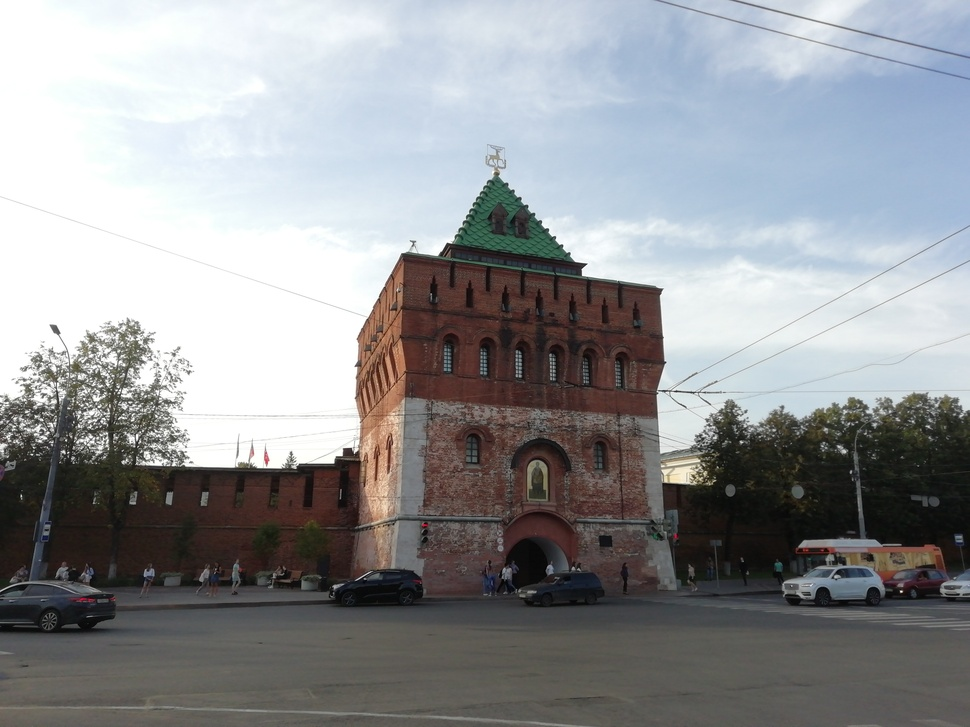
#> input picture Task 2/example.jpg, 970 x 727 px, shrunk from 4160 x 3120 before the run
$ jupyter execute transform.ipynb
#> lines starting #> are read from the running program, lines starting #| are printed output that depends on the picture; after the words box and inside, x2 and y2 are one past the last pixel; in counts of white or black regions, pixels touching at a corner belong together
[cell 1]
import cv2
import numpy as np
from matplotlib import pyplot as plt

[cell 2]
def sigma(x):
    return 1 / (1 + np.exp(-x))

[cell 3]
img = cv2.imread("example.jpg")
#> img is the input picture: shape (727, 970, 3); mean B, G, R 150.4, 147.7, 145.8
plt.imshow(img)

[cell 4]
img = cv2.cvtColor(img, cv2.COLOR_BGR2YUV)
#> img: shape (727, 970, 3); mean of channels 0, 1, 2 147.5, 129.5, 126.5
y = cv2.cvtColor(cv2.merge([img[:, :, 0]]*3), cv2.COLOR_BGR2GRAY)
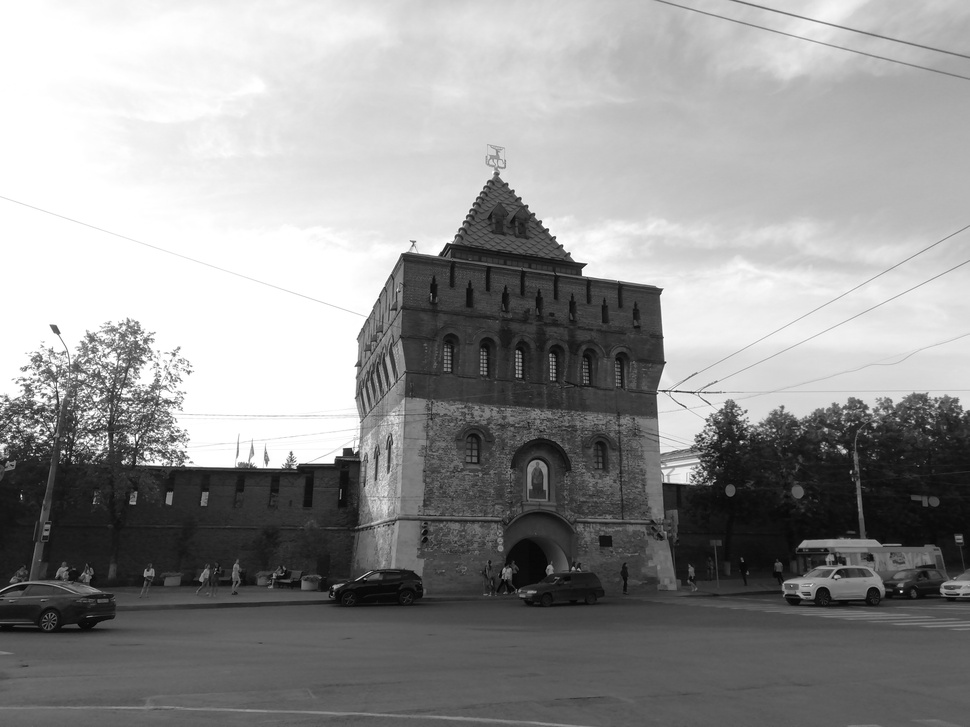
#> y: shape (727, 970); min 0, max 255, mean 147.5
plt.imshow(y)

[cell 5]
y_equalize = cv2.equalizeHist(y)
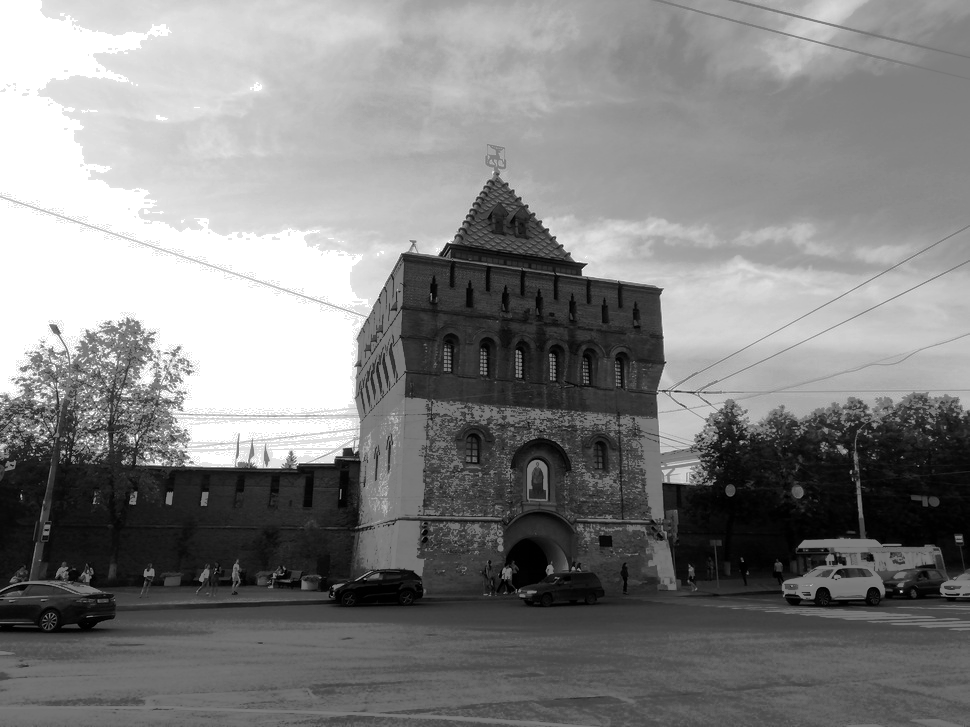
#> y_equalize: shape (727, 970); min 0, max 255, mean 129.6
plt.imshow(y_equalize)

[cell 6]
Canny = cv2.Canny(y_equalize, 100, 200)
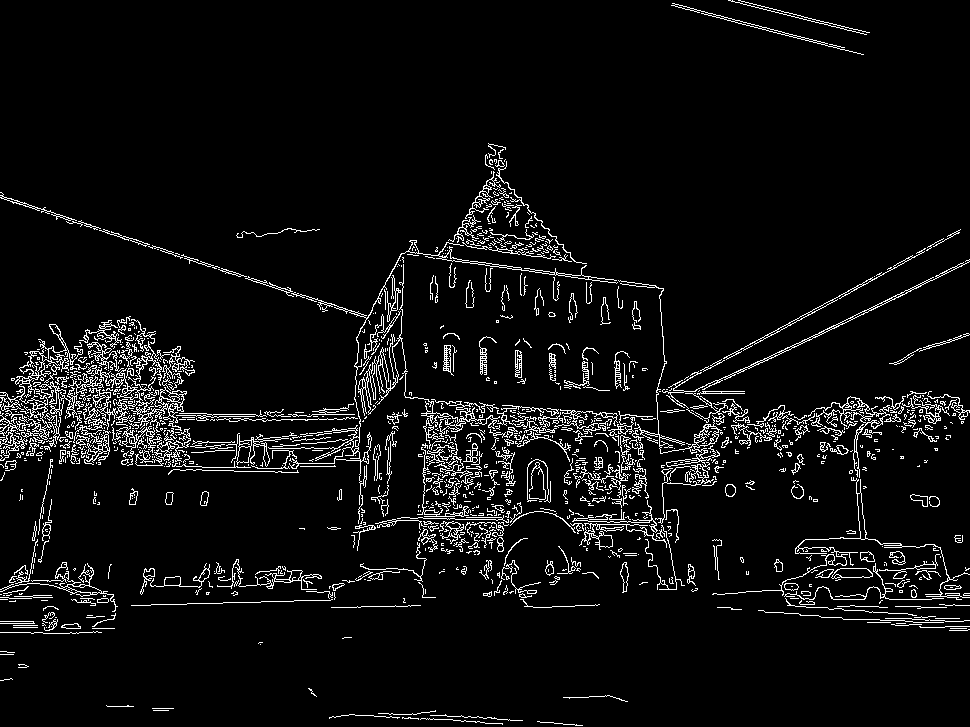
#> Canny: shape (727, 970); 5.7% white in thin lines or dots
plt.imshow(Canny)

[cell 7]
dst = cv2.cornerHarris(Canny, 5, 3, 4e-3)
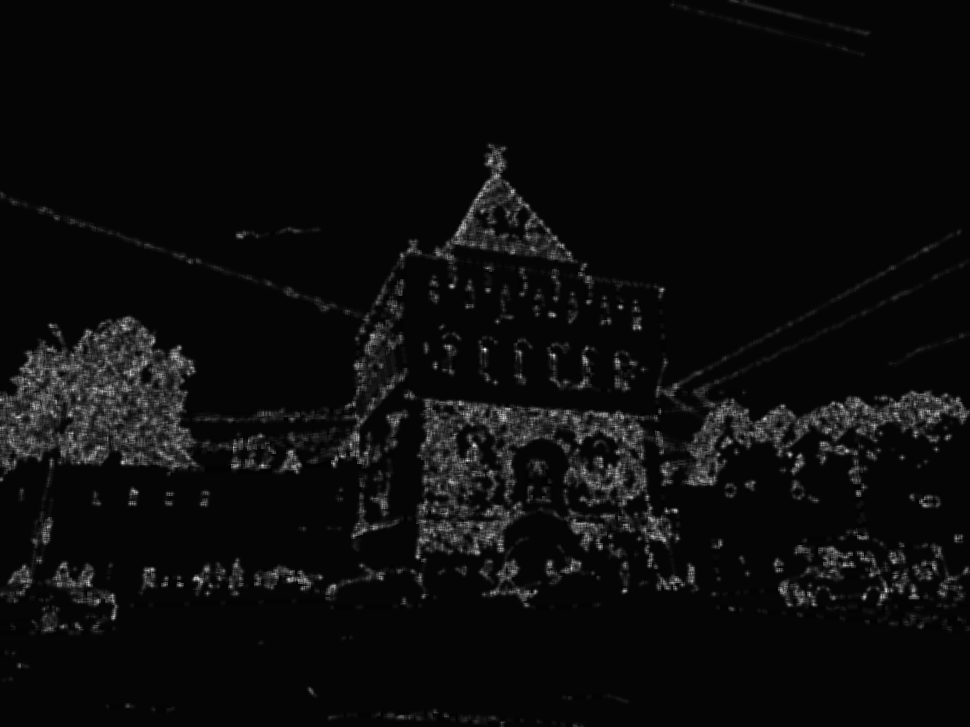
#> dst: shape (727, 970) float32; min -0.00256, max 0.121, mean 0.00347; drawn with min black and max white
dst

[cell 8]
dst_norm = np.empty(dst.shape, dtype=np.float32)
cv2.normalize(dst, dst_norm, alpha=0, beta=255, norm_type=cv2.NORM_MINMAX)
thresh = int(np.quantile(dst_norm, 1 - 250/np.dot(*dst_norm.shape)))
#> thresh = 161

[cell 9]
for i in range(dst_norm.shape[0]):
    for j in range(dst_norm.shape[1]):
        if int(dst_norm[i, j]) > thresh:
            cv2.circle(Canny, (j, i), 10, 255, -1)
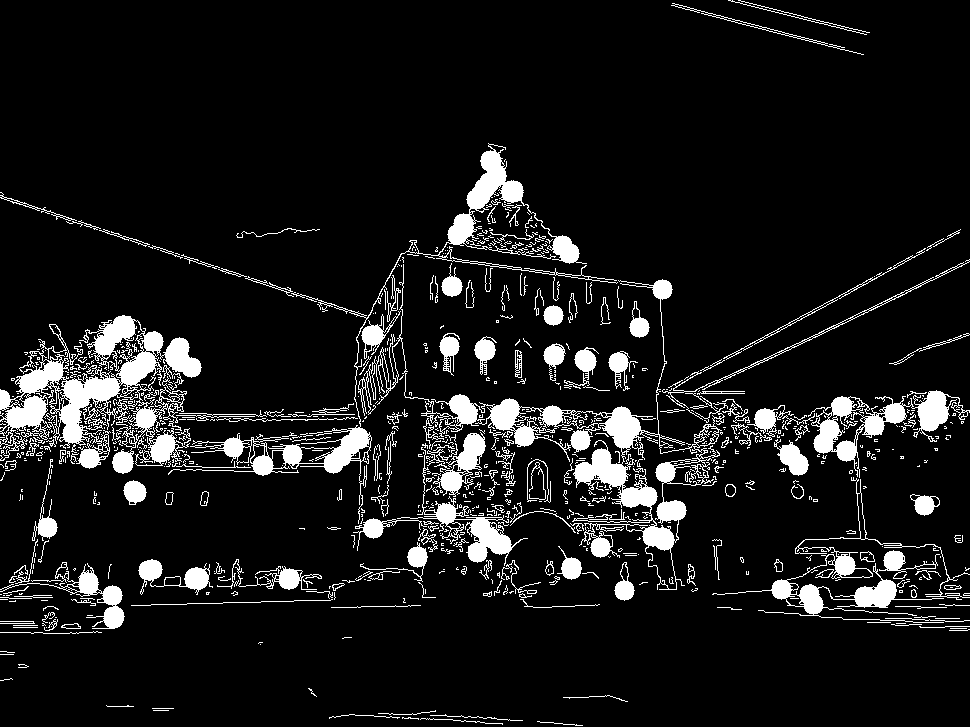
#> Canny: shape (727, 970); 9.6% white; 800 white regions (577 under 20 px), largest, box (x1, y1, x2, y2) and area: (0, 315, 202, 474) 12031, (364, 264, 728, 590) 11178, (168, 143, 618, 524) 7209
plt.imshow(Canny)

[cell 10]
thresh = cv2.threshold(Canny, 20, 255, cv2.THRESH_BINARY)[1]
thresh = cv2.dilate(thresh, cv2.getStructuringElement(cv2.MORPH_ELLIPSE, (3, 3)))
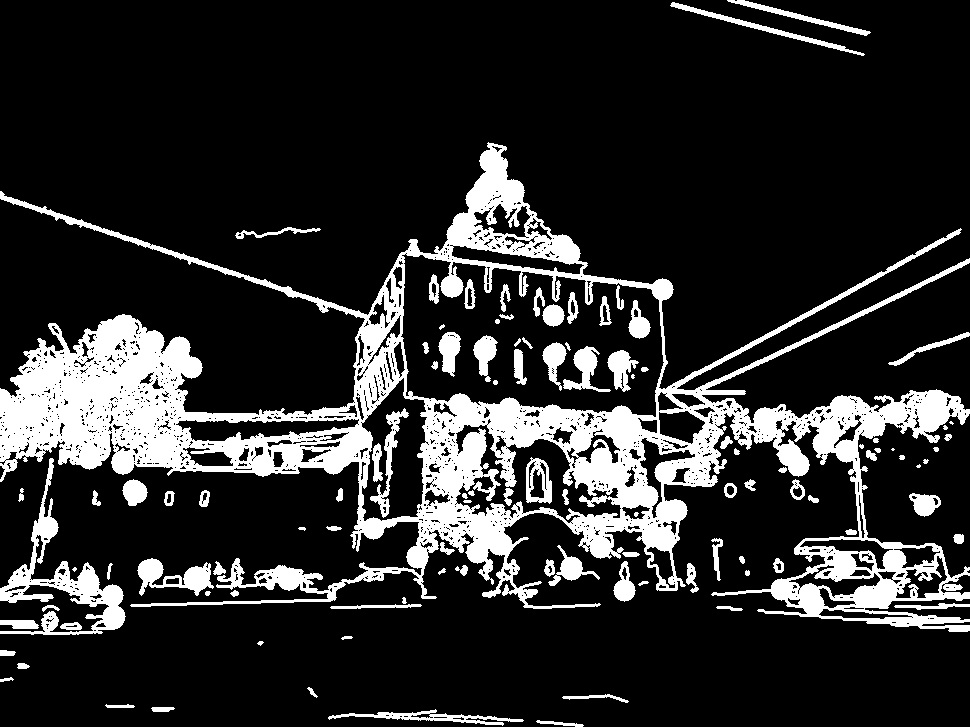
#> thresh: shape (727, 970); 17.3% white; 108 white regions (9 under 20 px), largest, box (x1, y1, x2, y2) and area: (0, 142, 970, 632) 97678, (0, 458, 126, 635) 4766, (137, 558, 214, 596) 1364
